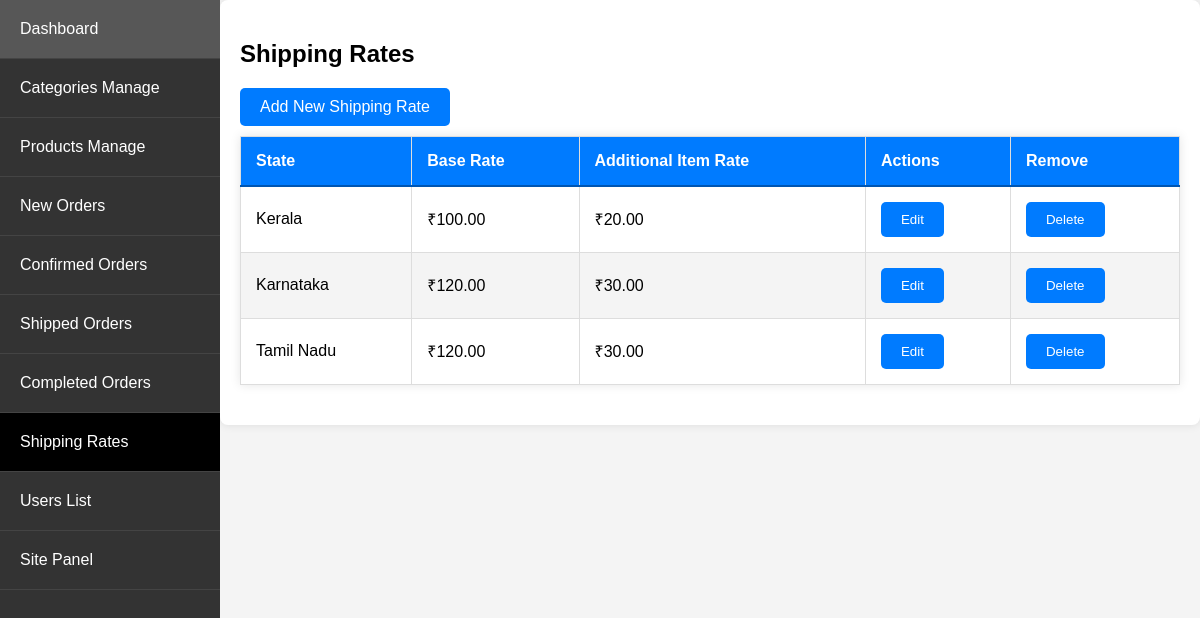
The page /admin_app/admin_app/shipping-rates/ (signed in) on the database its author committed.
### store/models.py (models this page shows, shortened)
class ShippingRate(models.Model):
    state = models.CharField(max_length=100, unique=True)
    base_rate = models.DecimalField(max_digits=6, decimal_places=2)
    additional_item_rate = models.DecimalField(max_digits=6, decimal_places=2)

### admin_app/views.py (the view)
# urls.py: path('admin_app/shipping-rates/', views.shipping_rate_list, name='shipping_rate_list'),
@login_required
@user_passes_test(is_admin)
def shipping_rate_list(request):
    shipping_rates = ShippingRate.objects.all()
    return render(request, 'admin_app/shipping_rate_list.html', {'shipping_rates': shipping_rates})

### admin_app/views.py (called while the page is built)
def is_admin(user):
    return user.is_superuser

### store/context_processors.py (called while the page is built)
def menu_link(request): # this function don't wanna call to work, it's defined in setting to work
    links_list = Category.objects.annotate(
        num_products=Count('product', filter=Q(product__active=True, product__stock__gt=0))
    ).filter(num_products__gt=0).order_by('priority', 'name')  # Add an order_by clause here
    paginator3 = Paginator(links_list, 8)
    try:
        page = int(request.GET.get('page', '1'))
    except:
        page = 1
    try:
        links = paginator3.page(page)
    except (InvalidPage, EmptyPage):
        links = paginator3.page(paginator3.num_pages)
    return dict(links=links)

def cart_data(request):
    data = cartData(request)
    cartItems = data['cartItems']
    return {'cartItems': cartItems}

def wishlist_count(request):
    if request.user.is_authenticated:
        wishlist_count = Wishlist.objects.filter(user=request.user).count()
    else:
        cookie_data = cookieWishlist(request)
        wishlist_count = cookie_data['wishlist_count']
    return {'wishlist_count': wishlist_count}

### store/models.py (called while the page is built)
    @property
    def get_cart_items(self):
        orderitems = self.orderitem_set.all()
        total = sum([item.quantity for item in orderitems])
        return total

### store/utils.py (called while the page is built)
def cartData(request):
    if request.user.is_authenticated:
        customer = request.user.customer
        order, created = Order.objects.get_or_create(customer=customer, complete=False)
        items = order.orderitem_set.all()
        cartItems = order.get_cart_items
        total_price_difference = sum((item.product.old_price - item.product.new_price if item.product.old_price else 0) * item.quantity for item in items)
    else:
        cookieData = cookieCart(request)
        cartItems = cookieData['cartItems']
        order = cookieData['order']
        items = cookieData['items']
        total_price_difference = cookieData['total_price_difference']
    return {'cartItems': cartItems, 'order': order, 'items': items, 'total_price_difference': total_price_difference}

### admin_app/templates/admin_app/shipping_rate_list.html
{% extends 'admin_app/base_admin.html' %}
{% block content %}
<h2>Shipping Rates</h2>
<a href="{% url 'admin_app:shipping_rate_create' %}" class="button_proudct_list" style="margin-bottom: 10px;">Add New Shipping Rate</a>
<table class="table">
    <thead>
        <tr>
            <th>State</th>
            <th>Base Rate</th>
            <th>Additional Item Rate</th>
            <th>Actions</th>
            <th>Remove</th>
        </tr>
    </thead>
    <tbody>
        {% for rate in shipping_rates %}
        <tr>
            <td>{{ rate.state }}</td>
            <td>₹{{ rate.base_rate }}</td>
            <td>₹{{ rate.additional_item_rate }}</td>
            <td>
                <a href="{% url 'admin_app:shipping_rate_update' rate.pk %}" class="btn btn-sm btn-primary">
                    <button type="button" class="btn btn-primary">Edit</button>
                </a>
            </td>
            <td>
                <a href="{% url 'admin_app:shipping_rate_delete' rate.pk %}" class="btn btn-sm btn-danger">
                    <button type="button" class="btn btn-primary">Delete</button>
                </a>
            </td>
        </tr>
        {% endfor %}
    </tbody>
</table>
{% endblock %}

### static/CSS/admin_dashboard.css (style rules this page uses)
body { font-family: Arial, sans-serif; background-color: #f4f4f4; margin: 0; padding: 0; }
table { width: 100%; border-collapse: collapse; margin-bottom: 20px; box-shadow: 0 0 10px rgba(0, 0, 0, 0.1); }
thead { background: #007bff; color: #fff; }
thead th { padding: 15px; text-align: left; border-bottom: 2px solid #0056b3; }
tbody tr:nth-child(even) { background: #f4f4f4; }
td, th { padding: 15px; border: 1px solid #ddd; }
td a { color: #007bff; text-decoration: none; transition: color 0.3s; }
button { display: inline-block; padding: 10px 20px; border: none; border-radius: 5px; cursor: pointer; transition: background 0.3s; }
.button_proudct_list { display: inline-block; padding: 10px 20px; background: #007bff; color: #fff; text-decoration: none; border-radius: 5px; transition: background 0.3s; }
.btn-primary { color:#fff;background-color:#007bff;border-color:#007bff }

### rows shown on the page
ShippingRate: state "Kerala", base_rate "100.00", additional_item_rate "20.00"
ShippingRate: state "Karnataka", base_rate "120.00", additional_item_rate "30.00"
ShippingRate: state "Tamil Nadu", base_rate "120.00", additional_item_rate "30.00"
